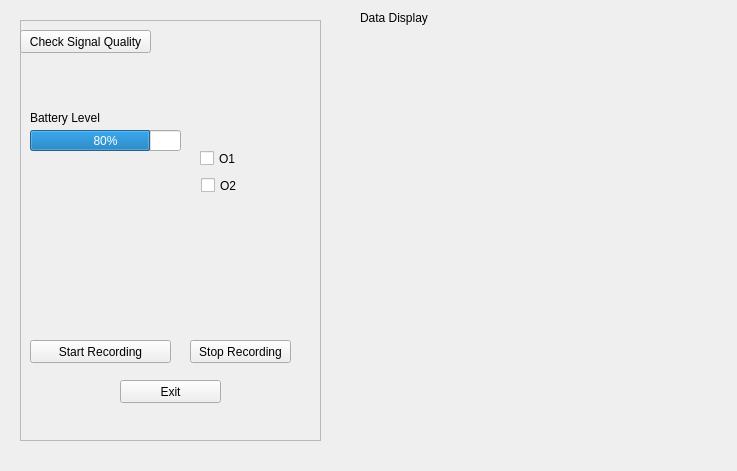
<?xml version="1.0" encoding="UTF-8"?>
<ui version="4.0">
 <class>Form</class>
 <widget class="QWidget" name="Form">
  <property name="geometry">
   <rect>
    <x>0</x>
    <y>0</y>
    <width>737</width>
    <height>471</height>
   </rect>
  </property>
  <property name="windowTitle">
   <string>Form</string>
  </property>
  <widget class="QwtPlot" name="qwtPlot">
   <property name="geometry">
    <rect>
     <x>330</x>
     <y>30</y>
     <width>361</width>
     <height>411</height>
    </rect>
   </property>
  </widget>
  <widget class="QFrame" name="frame">
   <property name="geometry">
    <rect>
     <x>20</x>
     <y>20</y>
     <width>301</width>
     <height>421</height>
    </rect>
   </property>
   <property name="frameShape">
    <enum>QFrame::StyledPanel</enum>
   </property>
   <property name="frameShadow">
    <enum>QFrame::Raised</enum>
   </property>
   <widget class="QPushButton" name="pushButton">
    <property name="geometry">
     <rect>
      <x>0</x>
      <y>10</y>
      <width>131</width>
      <height>23</height>
     </rect>
    </property>
    <property name="text">
     <string>Check Signal Quality</string>
    </property>
   </widget>
   <widget class="QProgressBar" name="BatteryLevel">
    <property name="geometry">
     <rect>
      <x>10</x>
      <y>110</y>
      <width>151</width>
      <height>21</height>
     </rect>
    </property>
    <property name="value">
     <number>80</number>
    </property>
   </widget>
   <widget class="QPushButton" name="Stop">
    <property name="geometry">
     <rect>
      <x>170</x>
      <y>320</y>
      <width>101</width>
      <height>23</height>
     </rect>
    </property>
    <property name="text">
     <string>Stop Recording</string>
    </property>
   </widget>
   <widget class="QPushButton" name="Exit">
    <property name="geometry">
     <rect>
      <x>100</x>
      <y>360</y>
      <width>101</width>
      <height>23</height>
     </rect>
    </property>
    <property name="text">
     <string>Exit</string>
    </property>
   </widget>
   <widget class="QPushButton" name="Start">
    <property name="geometry">
     <rect>
      <x>10</x>
      <y>320</y>
      <width>141</width>
      <height>23</height>
     </rect>
    </property>
    <property name="text">
     <string>Start Recording</string>
    </property>
   </widget>
   <widget class="QLabel" name="label_2">
    <property name="geometry">
     <rect>
      <x>10</x>
      <y>90</y>
      <width>91</width>
      <height>16</height>
     </rect>
    </property>
    <property name="text">
     <string>Battery Level</string>
    </property>
   </widget>
   <widget class="QCheckBox" name="checkBox">
    <property name="geometry">
     <rect>
      <x>180</x>
      <y>130</y>
      <width>37</width>
      <height>17</height>
     </rect>
    </property>
    <property name="text">
     <string>O1</string>
    </property>
   </widget>
   <widget class="QCheckBox" name="checkBox_2">
    <property name="geometry">
     <rect>
      <x>181</x>
      <y>157</y>
      <width>37</width>
      <height>17</height>
     </rect>
    </property>
    <property name="text">
     <string>O2</string>
    </property>
   </widget>
  </widget>
  <widget class="QLabel" name="label">
   <property name="geometry">
    <rect>
     <x>360</x>
     <y>10</y>
     <width>71</width>
     <height>16</height>
    </rect>
   </property>
   <property name="text">
    <string>Data Display</string>
   </property>
  </widget>
 </widget>
 <customwidgets>
  <customwidget>
   <class>QwtPlot</class>
   <extends>QFrame</extends>
   <header>qwt_plot.h</header>
   <container>1</container>
  </customwidget>
 </customwidgets>
 <resources/>
 <connections>
  <connection>
   <sender>Start</sender>
   <signal>clicked()</signal>
   <receiver>qwtPlot</receiver>
   <slot>update()</slot>
   <hints>
    <hint type="sourcelabel">
     <x>112</x>
     <y>361</y>
    </hint>
    <hint type="destinationlabel">
     <x>498</x>
     <y>267</y>
    </hint>
   </hints>
  </connection>
  <connection>
   <sender>Stop</sender>
   <signal>clicked()</signal>
   <receiver>qwtPlot</receiver>
   <slot>update()</slot>
   <hints>
    <hint type="sourcelabel">
     <x>287</x>
     <y>378</y>
    </hint>
    <hint type="destinationlabel">
     <x>393</x>
     <y>210</y>
    </hint>
   </hints>
  </connection>
  <connection>
   <sender>Exit</sender>
   <signal>clicked()</signal>
   <receiver>Form</receiver>
   <slot>close()</slot>
   <hints>
    <hint type="sourcelabel">
     <x>194</x>
     <y>419</y>
    </hint>
    <hint type="destinationlabel">
     <x>396</x>
     <y>432</y>
    </hint>
   </hints>
  </connection>
 </connections>
</ui>
